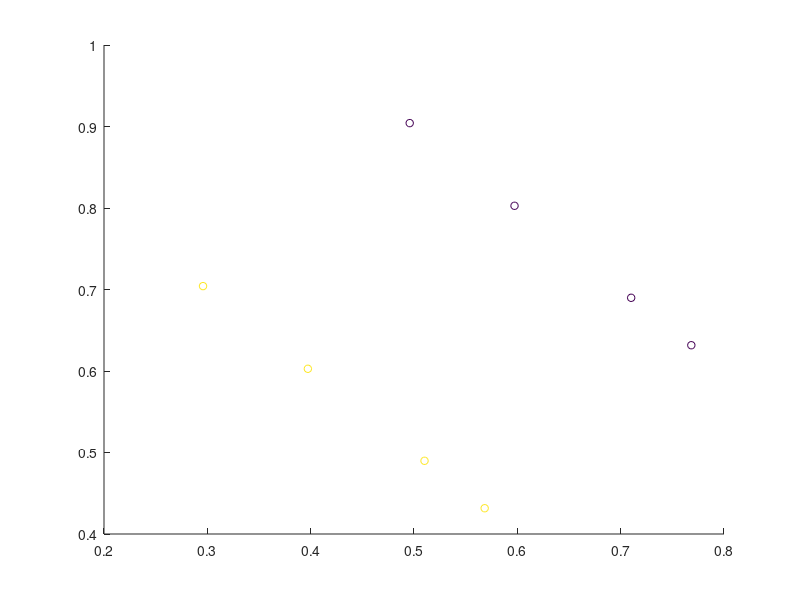

Write MATLAB code to recreate this figure. (Note: this script raises an error after producing the figure.)
% This script is a demo showing some simple decoding on simulated toy data.
% The toy data are simple matlab matrices and no "real" fMRI or EEG data.

fpath = fileparts(fileparts(mfilename('fullpath')));
addpath(fpath)

clear all
dbstop if error % if something goes wrong

%% Set the output directory where data will be saved
% cfg.results.dir = % e.g. 'toyresults'
cfg.results.write = 0; % no results are written to disk

cfg.decoding.method = 'classification';

%% generate some toy data
% define number of "runs" and center means
nruns = 4; % lets simulate we have n runs
set2.mean = [0 0];
set1.mean = [.2 .2]; % should have the same dim as set1, otherwise it wont work (and would not make sense, either)

% data on two shifted lines
x = rand(nruns, 1);
dat = [x, x.*(-1) + 1];
data1 = dat + repmat(set1.mean, nruns, 1);
data2 = dat + repmat(set2.mean, nruns, 1);

% alternative: uniform
% data1 = rand(nruns, length(set1.mean)) + repmat(set1.mean, nruns, 1);
% data2 = rand(nruns, length(set2.mean)) + repmat(set2.mean, nruns, 1);

% put all together in a data matrix
data = [data1; data2]; 

%% add data description
% save labels
cfg.files.label = [ones(size(data1,1), 1); 2*ones(size(data1,1), 1)];

% save run number
cfg.files.step = [1:nruns, 1:nruns]';

% save a description
for ifile = 1:length(cfg.files.label)
    cfg.files.name(ifile) = {sprintf('class%i_run%i', cfg.files.label(ifile), cfg.files.step(ifile))};
end

% add an empty mask
cfg.files.mask = '';

%% plot the data (if 2d)
if size(data, 2) == 2
    h = figure;
    scatter(data(:, 1), data(:, 2), 30, cfg.files.label);
end

%% Prepare data for passing
pass_data.data = data;
pass_data.mask_index = 1:size(data, 2); % use all voxels
pass_data.files = cfg.files;
pass_data.hdr = ''; % we don't need a header, because we don't write img-files as output (but mat-files)
pass_data.dim = [length(set1.mean), 1, 1]; % add dimension information of the original data
% passed_data.voxelsize = [1 1 1];


%% Add defaults for the remaining parameters that we did not specify
cfg = decoding_defaults(cfg);

% Set the analysis that should be performed (here we only want to do 1
% decoding)
cfg.analysis = 'wholebrain';
cfg.results.output = {'accuracy', 'model_parameters'}; % add if you want to see the model

%% Nothing needs to be changed below for a standard leave-one-run out cross validation analysis.
% Create a leave-one-run-out cross validation design:
cfg.design = make_design_cv(cfg); 
display_design(cfg);

%% Decoding Parameters

% default: -s 0 -t 0 -c 1 -b 0 -q
% cfg.decoding.train.classification.model_parameters = '-s 0 -t 0 -c 1000 -b 0 -q';

%% Run decoding
[results, cfg] = decoding(cfg, pass_data);

%% Print decision boundary in figure
if isfield(results, 'model_parameters')
    svm_model = results.model_parameters.output(1).model(1); % get the model of the first SVM
    [X, Y] = meshgrid(-2:.11:3);
    Z = X;
    [predicted, acc, decision_values] = svmpredict(zeros(size(X(:))),[X(:), Y(:)],svm_model,cfg.decoding.test.classification.model_parameters);
    Z(:) = decision_values;
    figure(h)
    hold on
    contour(X,Y,Z, -1:1);
    hold off
end

dbclear if error
